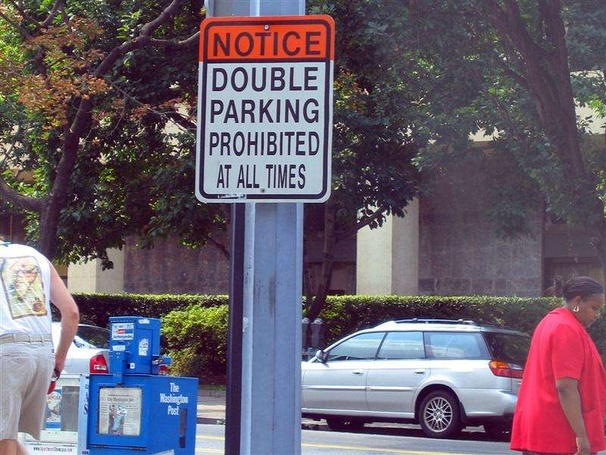
#> input picture code/TextLocalization/images/scenetext01.jpg, 606 x 455 px, shrunk from 800 x 600 before the run
$ jupyter execute --allow-errors TextLocalization03_Grouping.ipynb   (shell and % lines are left out)
#> lines starting #> are read from the running program, lines starting #| are printed output that depends on the picture; after the words box and inside, x2 and y2 are one past the last pixel; in counts of white or black regions, pixels touching at a corner belong together
# TextLocalization demo03: Character candidate grouping

The **erGrouping** function in the OpenCV text module finds groups of regions that are organized as text blocks. Implements two different grouping algorithms :

** ERGROUPING_ORIENTATION_HORIZ **

   * Exhaustive Search algorithm proposed in [Neumann ICDAR11] for grouping horizontally aligned text. The algorithm models a verification function for all the possible ER sequences. The verification fuction for ER pairs consists in a set of threshold-based pairwise rules which compare measurements of two regions (height ratio, centroid angle, and region distance). The verification function for ER triplets creates a word text line estimate using Least Median-Squares fitting for a given triplet and then verifies that the estimate is valid (based on thresholds created during training). Verification functions for sequences larger than 3 are approximated by verifying that the text line parameters of all (sub)sequences of length 3 are consistent.

** ERGROUPING_ORIENTATION_ANY **

   * Text grouping method proposed in [Gomez ICDAR13][Gomez 2014] for grouping arbitrary oriented text. Regions are agglomerated by Single Linkage Clustering in a weighted feature space that combines proximity (x,y coordinates) and similarity measures (color, size, gradient magnitude, stroke width, etc.). SLC provides a dendrogram where each node represents a text group hypothesis. Then the algorithm finds the branches corresponding to text groups by traversing this dendrogram with a stopping rule that combines the output of a rotation invariant text group classifier and a probabilistic measure for hierarchical clustering validity assessment.

### Detect text lines in natural scene images with the efficient exhaustive search algorithm

[cell 1]
# set up Python environment: numpy for numerical routines, and matplotlib for plotting
import numpy as np
import matplotlib.pyplot as plt
# display plots in this notebook

# set display defaults
plt.rcParams['figure.figsize'] = (10, 10)        # large images
plt.rcParams['image.interpolation'] = 'nearest'  # don't interpolate: show square pixels
plt.rcParams['image.cmap'] = 'gray'  # use grayscale output rather than a (potentially misleading) color heatmap

[cell 2]
# load OpenCV python module
import cv2

[cell 3]
# load the input image
img      = cv2.imread('./images/scenetext01.jpg')
#> img is the input picture: shape (455, 606, 3); mean B, G, R 108.1, 94.7, 105.3

# copy the image to draw rectangles with localizations for visualization
vis      = img.copy()

# Extract channels to be processed individually
channels = cv2.text.computeNMChannels(img)
#> channels = 5 items

# Append negative channels to detect ER- (bright regions over dark background)
cn = len(channels)-1
#> cn = 4
#> (the rest of this cell did not finish here and is left out)

[cell 4]
# load cascade classifier models (two level classification)

erc1 = cv2.text.loadClassifierNM1('./models/trained_classifierNM1.xml')
er1 = cv2.text.createERFilterNM1(erc1,16,0.00015,0.13,0.2,True,0.1)

erc2 = cv2.text.loadClassifierNM2('./models/trained_classifierNM2.xml')
er2 = cv2.text.createERFilterNM2(erc2,0.5)


# Apply the default cascade classifier to each independent channel (could be done in parallel)

for channel in channels:
    regions = cv2.text.detectRegions(channel,er1,er2)

    rects = cv2.text.erGrouping(img,channel,[r.tolist() for r in regions])
    #rects = cv2.text.erGrouping(img,gray,[x.tolist() for x in regions], cv2.text.ERGROUPING_ORIENTATION_ANY,'./models/trained_classifier_erGrouping.xml',0.5)

    #Draw a rectangle for each detected bounding box
    for r in range(0,np.shape(rects)[0]):
        rect = rects[r]
        cv2.rectangle(vis, (rect[0],rect[1]), (rect[0]+rect[2],rect[1]+rect[3]), (0, 255, 255), 2)
#> this loop made 5 passes
#> rects on passes 1, 4, 5: [[216, 164, 91, 26]], [[213, 98, 107, 27], [216, 164, 73, 26], [213, 31, 108, 27]], [[213, 68, 105, 24], [211, 99, 108, 24], [214, 32, 87, 24]]
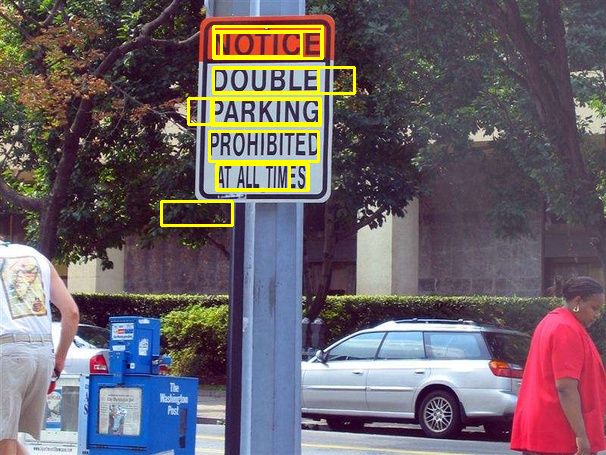
#> vis: shape (455, 606, 3); 2.38% of pixels changed, all inside (x1, y1, x2, y2) = (160, 25, 356, 227)


#Visualization
vis = vis[:,:,::-1] #flip the colors dimension from BGR to RGB
plt.imshow(vis)

### Limitations

The ER classification strategy is designed to detect only horizontally aligned English text. It is possible to train classifiers for other languages but its hand crafted features have limited discriminative information for some scripts. Arbitrary orientatation is also a limitation of the method.

[cell 5]
# load the input image
img      = cv2.imread('./images/T072.JPG')
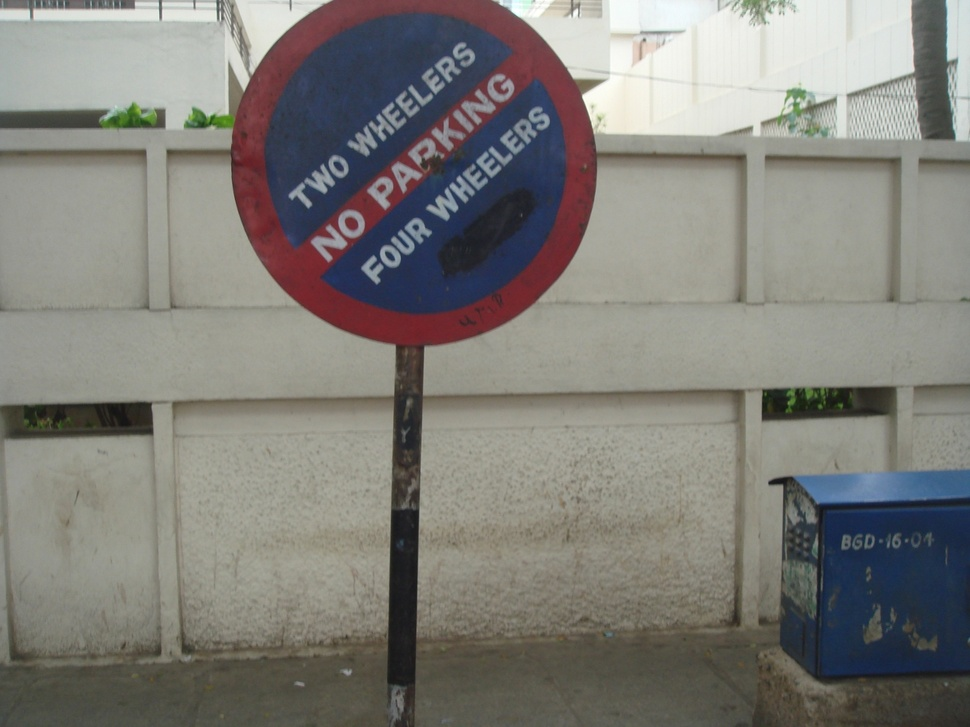
#> input picture code/TextLocalization/images/T072.JPG, 970 x 727 px, shrunk from 1280 x 960 before the run
#> img is the input picture: shape (727, 970, 3); mean B, G, R 120.8, 126.3, 127.9

# copy the image to draw rectangles with localizations for visualization
vis      = img.copy()

# Extract channels to be processed individually
channels = cv2.text.computeNMChannels(img)

# Append negative channels to detect ER- (bright regions over dark background)
cn = len(channels)-1
#> (the rest of this cell did not finish here and is left out)

[cell 6]
# load cascade classifier models (two level classification)

erc1 = cv2.text.loadClassifierNM1('./models/trained_classifierNM1.xml')
er1 = cv2.text.createERFilterNM1(erc1,16,0.00015,0.13,0.2,True,0.1)

erc2 = cv2.text.loadClassifierNM2('./models/trained_classifierNM2.xml')
er2 = cv2.text.createERFilterNM2(erc2,0.5)


# Apply the default cascade classifier to each independent channel (could be done in parallel)

for channel in channels:
    regions = cv2.text.detectRegions(channel,er1,er2)

    rects = cv2.text.erGrouping(img,channel,[r.tolist() for r in regions])
    #rects = cv2.text.erGrouping(img,gray,[x.tolist() for x in regions], cv2.text.ERGROUPING_ORIENTATION_ANY,'./models/trained_classifier_erGrouping.xml',0.5)

    #Draw a rectangle for each detected bounding box
    for r in range(0,np.shape(rects)[0]):
        rect = rects[r]
        cv2.rectangle(vis, (rect[0],rect[1]), (rect[0]+rect[2],rect[1]+rect[3]), (0, 255, 255), 2)
#> this loop made 5 passes


#Visualization
vis = vis[:,:,::-1] #flip the colors dimension from BGR to RGB
#> vis: shape (727, 970, 3)
plt.imshow(vis)
